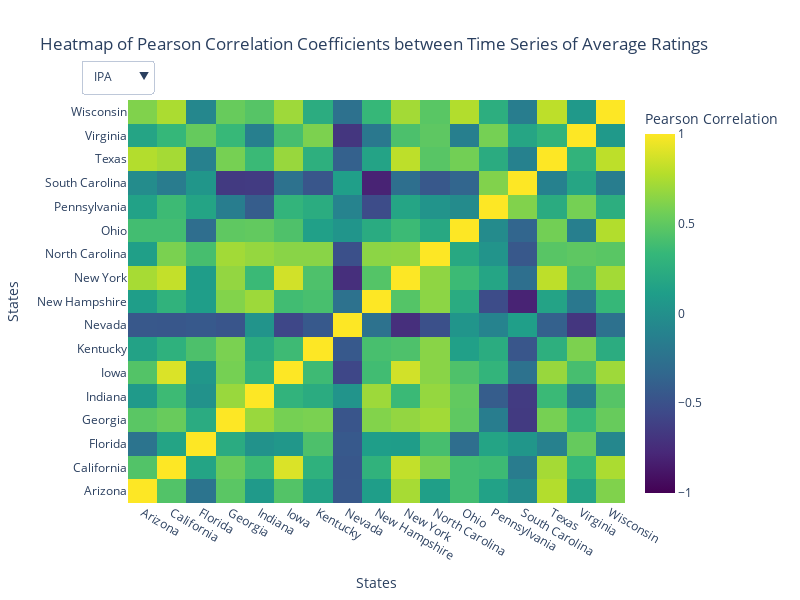

The code cell stored with this chart in its notebook:
### Markdown cell above
This plot is generating correlation matrix between Time Series of Average Ratings for a specific beer style (selected using dropdown button).

### Code cell
fig1 = plotting_utils.plot_correlation_matrix(results, beer_styles, year_list)
fig1.write_html('correlation_matrix.html')

### Figure 1 — Plotly figure (JSON) as saved in the notebook; plotly's stock layout.template omitted (floating-point values rounded to 4 significant figures; data arrays with more than 128 entries replaced by an {"elided": "..."} marker saying what was removed)
{"data": [{"colorbar": {"title": {"text": "Pearson Correlation"}}, "colorscale": [[0, "#440154"], [0.1111, "#482878"], [0.2222, "#3e4989"], [0.3333, "#31688e"], [0.4444, "#26828e"], [0.5556, "#1f9e89"], [0.6667, "#35b779"], [0.7778, "#6ece58"], [0.8889, "#b5de2b"], [1, "#fde725"]], "hovertemplate": "<b>Beer Style:</b> IPA<br><b>State 1:</b> %{y}<br><b>State 2:</b> %{x}<br><b>Correlation:</b> %{z:.2f}<extra></extra>", "type": "heatmap", "visible": true, "x": ["Arizona", "California", "Florida", "Georgia", "Indiana", "Iowa", "Kentucky", "Nevada", "New Hampshire", "New York", "North Carolina", "Ohio", "Pennsylvania", "South Carolina", "Texas", "Virginia", "Wisconsin"], "y": ["Arizona", "California", "Florida", "Georgia", "Indiana", "Iowa", "Kentucky", "Nevada", "New Hampshire", "New York", "North Carolina", "Ohio", "Pennsylvania", "South Carolina", "Texas", "Virginia", "Wisconsin"], "z": {"elided": "17x17 float values"}, "zmax": 1, "zmin": -1}, {"colorbar": {"title": {"text": "Pearson Correlation"}}, "colorscale": [[0, "#440154"], [0.1111, "#482878"], [0.2222, "#3e4989"], [0.3333, "#31688e"], [0.4444, "#26828e"], [0.5556, "#1f9e89"], [0.6667, "#35b779"], [0.7778, "#6ece58"], [0.8889, "#b5de2b"], [1, "#fde725"]], "hovertemplate": "<b>Beer Style:</b> Stout<br><b>State 1:</b> %{y}<br><b>State 2:</b> %{x}<br><b>Correlation:</b> %{z:.2f}<extra></extra>", "type": "heatmap", "visible": false, "x": ["Arizona", "California", "Florida", "Georgia", "Indiana", "Iowa", "Kentucky", "Nevada", "New Hampshire", "New York", "North Carolina", "Ohio", "Pennsylvania", "South Carolina", "Texas", "Virginia", "Wisconsin"], "y": ["Arizona", "California", "Florida", "Georgia", "Indiana", "Iowa", "Kentucky", "Nevada", "New Hampshire", "New York", "North Carolina", "Ohio", "Pennsylvania", "South Carolina", "Texas", "Virginia", "Wisconsin"], "z": {"elided": "17x17 float values"}, "zmax": 1, "zmin": -1}, {"colorbar": {"title": {"text": "Pearson Correlation"}}, "colorscale": [[0, "#440154"], [0.1111, "#482878"], [0.2222, "#3e4989"], [0.3333, "#31688e"], [0.4444, "#26828e"], [0.5556, "#1f9e89"], [0.6667, "#35b779"], [0.7778, "#6ece58"], [0.8889, "#b5de2b"], [1, "#fde725"]], "hovertemplate": "<b>Beer Style:</b> Lager<br><b>State 1:</b> %{y}<br><b>State 2:</b> %{x}<br><b>Correlation:</b> %{z:.2f}<extra></extra>", "type": "heatmap", "visible": false, "x": ["Arizona", "California", "Florida", "Georgia", "Indiana", "Iowa", "Kentucky", "Nevada", "New Hampshire", "New York", "North Carolina", "Ohio", "Pennsylvania", "South Carolina", "Texas", "Virginia", "Wisconsin"], "y": ["Arizona", "California", "Florida", "Georgia", "Indiana", "Iowa", "Kentucky", "Nevada", "New Hampshire", "New York", "North Carolina", "Ohio", "Pennsylvania", "South Carolina", "Texas", "Virginia", "Wisconsin"], "z": {"elided": "17x17 float values"}, "zmax": 1, "zmin": -1}], "layout": {"height": 600, "title": {"text": "Heatmap of Pearson Correlation Coefficients between Time Series of Average Ratings"}, "updatemenus": [{"buttons": [{"args": [{"visible": [true, false, false]}, {"title": "Heatmap of Pearson Correlation Coefficient between Time Series of Average Ratings"}], "label": "IPA", "method": "update"}, {"args": [{"visible": [false, true, false]}, {"title": "Heatmap of Pearson Correlation Coefficient between Time Series of Average Ratings"}], "label": "Stout", "method": "update"}, {"args": [{"visible": [false, false, true]}, {"title": "Heatmap of Pearson Correlation Coefficient between Time Series of Average Ratings"}], "label": "Lager", "method": "update"}], "direction": "down", "showactive": true, "x": 0.05, "y": 1.1, "yanchor": "top"}], "width": 800, "xaxis": {"title": {"text": "States"}}, "yaxis": {"title": {"text": "States"}}}}
